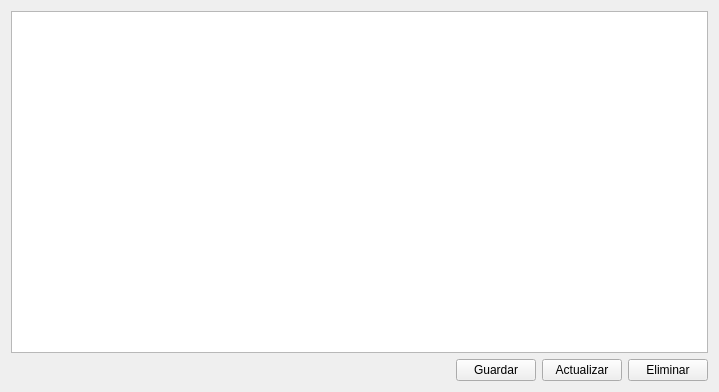
<?xml version="1.0" encoding="UTF-8"?>
<ui version="4.0">
 <class>Widget</class>
 <widget class="QWidget" name="Widget">
  <property name="geometry">
   <rect>
    <x>0</x>
    <y>0</y>
    <width>719</width>
    <height>392</height>
   </rect>
  </property>
  <property name="windowTitle">
   <string>Widget</string>
  </property>
  <layout class="QVBoxLayout" name="verticalLayout">
   <item>
    <widget class="QTableView" name="tableView"/>
   </item>
   <item>
    <layout class="QHBoxLayout" name="horizontalLayout">
     <item>
      <spacer name="horizontalSpacer">
       <property name="orientation">
        <enum>Qt::Horizontal</enum>
       </property>
       <property name="sizeHint" stdset="0">
        <size>
         <width>40</width>
         <height>20</height>
        </size>
       </property>
      </spacer>
     </item>
     <item>
      <widget class="QPushButton" name="btnGuardar">
       <property name="text">
        <string>Guardar</string>
       </property>
      </widget>
     </item>
     <item>
      <widget class="QPushButton" name="btnActualizar">
       <property name="text">
        <string>Actualizar</string>
       </property>
      </widget>
     </item>
     <item>
      <widget class="QPushButton" name="btnEliminar">
       <property name="text">
        <string>Eliminar</string>
       </property>
      </widget>
     </item>
    </layout>
   </item>
  </layout>
 </widget>
 <resources/>
 <connections/>
</ui>
